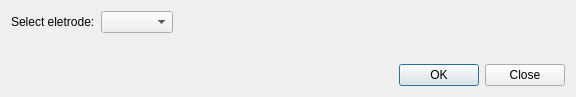
<?xml version="1.0" encoding="UTF-8"?>
<ui version="4.0">
 <class>SettingsUi</class>
 <widget class="QDialog" name="SettingsUi">
  <property name="geometry">
   <rect>
    <x>0</x>
    <y>0</y>
    <width>576</width>
    <height>97</height>
   </rect>
  </property>
  <property name="windowTitle">
   <string>Choose Electrode</string>
  </property>
  <property name="windowIcon">
   <iconset resource="../../../resources/AnyWave.qrc">
    <normaloff>:/images/AnyWave_icon.png</normaloff>:/images/AnyWave_icon.png</iconset>
  </property>
  <layout class="QVBoxLayout" name="verticalLayout">
   <item>
    <layout class="QHBoxLayout" name="horizontalLayout">
     <item>
      <widget class="QLabel" name="label">
       <property name="text">
        <string>Select eletrode:</string>
       </property>
      </widget>
     </item>
     <item>
      <widget class="QComboBox" name="comboBox"/>
     </item>
     <item>
      <spacer name="horizontalSpacer">
       <property name="orientation">
        <enum>Qt::Horizontal</enum>
       </property>
       <property name="sizeHint" stdset="0">
        <size>
         <width>40</width>
         <height>20</height>
        </size>
       </property>
      </spacer>
     </item>
    </layout>
   </item>
   <item>
    <spacer name="verticalSpacer">
     <property name="orientation">
      <enum>Qt::Vertical</enum>
     </property>
     <property name="sizeHint" stdset="0">
      <size>
       <width>20</width>
       <height>17</height>
      </size>
     </property>
    </spacer>
   </item>
   <item>
    <layout class="QHBoxLayout" name="horizontalLayout_2">
     <item>
      <spacer name="horizontalSpacer_2">
       <property name="orientation">
        <enum>Qt::Horizontal</enum>
       </property>
       <property name="sizeHint" stdset="0">
        <size>
         <width>40</width>
         <height>20</height>
        </size>
       </property>
      </spacer>
     </item>
     <item>
      <widget class="QPushButton" name="pushButton">
       <property name="text">
        <string>OK</string>
       </property>
      </widget>
     </item>
     <item>
      <widget class="QPushButton" name="pushButton_2">
       <property name="text">
        <string>Close</string>
       </property>
      </widget>
     </item>
    </layout>
   </item>
  </layout>
 </widget>
 <layoutdefault spacing="6" margin="11"/>
 <resources>
  <include location="../../../resources/AnyWave.qrc"/>
 </resources>
 <connections>
  <connection>
   <sender>pushButton</sender>
   <signal>clicked()</signal>
   <receiver>SettingsUi</receiver>
   <slot>accept()</slot>
   <hints>
    <hint type="sourcelabel">
     <x>437</x>
     <y>72</y>
    </hint>
    <hint type="destinationlabel">
     <x>321</x>
     <y>62</y>
    </hint>
   </hints>
  </connection>
  <connection>
   <sender>pushButton_2</sender>
   <signal>clicked()</signal>
   <receiver>SettingsUi</receiver>
   <slot>reject()</slot>
   <hints>
    <hint type="sourcelabel">
     <x>540</x>
     <y>77</y>
    </hint>
    <hint type="destinationlabel">
     <x>226</x>
     <y>66</y>
    </hint>
   </hints>
  </connection>
 </connections>
</ui>
